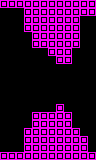

This is a level from a 2D game, rendered from its Tiled map with the project's own tilesets. A one-line summary and the map file follow, with tile-layer data summarised:
An orthogonal 12x20 tile map with 8x8 px tiles, 1 tile layer (main) and 8 objects (8x proximity).

<map version="1.0" orientation="orthogonal" renderorder="right-down" width="12" height="20" tilewidth="8" tileheight="8" nextobjectid="453">
 <properties>
  <property name="type" value="open" />
 </properties>
 <tileset firstgid="1" name="tiles" tilewidth="8" tileheight="8" tilecount="24" columns="6">
  <image source="../../../images/tiles.png" width="48" height="32" />
  <tile id="1">
   <properties>
    <property name="type" value="open" />
   </properties>
  </tile>
 </tileset>
 <layer name="main" width="12" height="20">
  <data>[240 cells, 98 non-empty, 1 distinct tile ids]</data>
 </layer>
 <objectgroup name="objects" />
 <objectgroup name="hazards">
  <object id="434" type="proximity" gid="4" x="32" y="112" width="8" height="8" />
  <object id="437" type="proximity" gid="1073741828" x="32" y="56" width="8" height="8" />
  <object id="439" type="proximity" gid="4" x="0" y="152" width="8" height="8" />
  <object id="440" type="proximity" gid="1073741828" x="0" y="16" width="8" height="8" />
  <object id="449" type="proximity" gid="1073741828" x="40" y="56" width="8" height="8" />
  <object id="450" type="proximity" gid="4" x="40" y="112" width="8" height="8" />
  <object id="451" type="proximity" gid="4" x="8" y="152" width="8" height="8" />
  <object id="452" type="proximity" gid="1073741828" x="8" y="16" width="8" height="8" />
 </objectgroup>
 <objectgroup name="enemies" />
</map>
